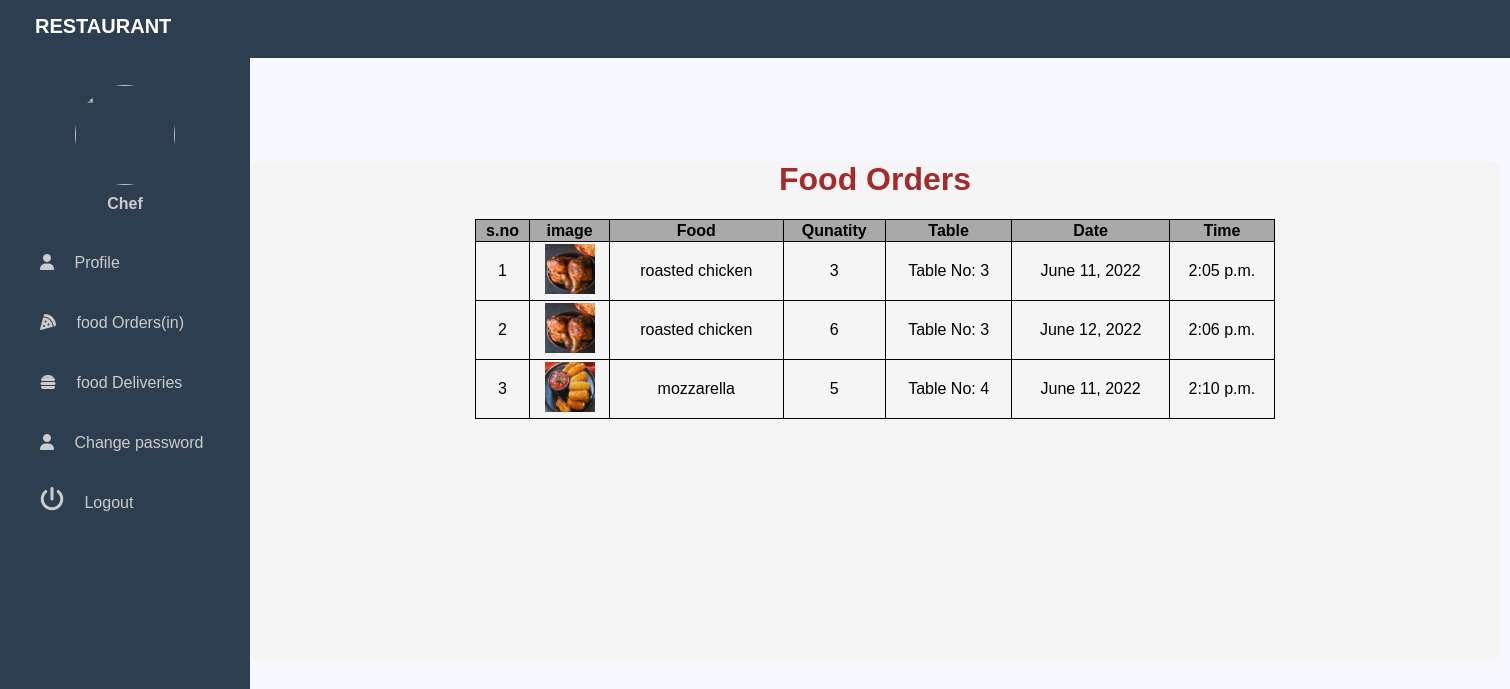
The page /chef/foodorders/ (signed in) on the database as committed earlier.
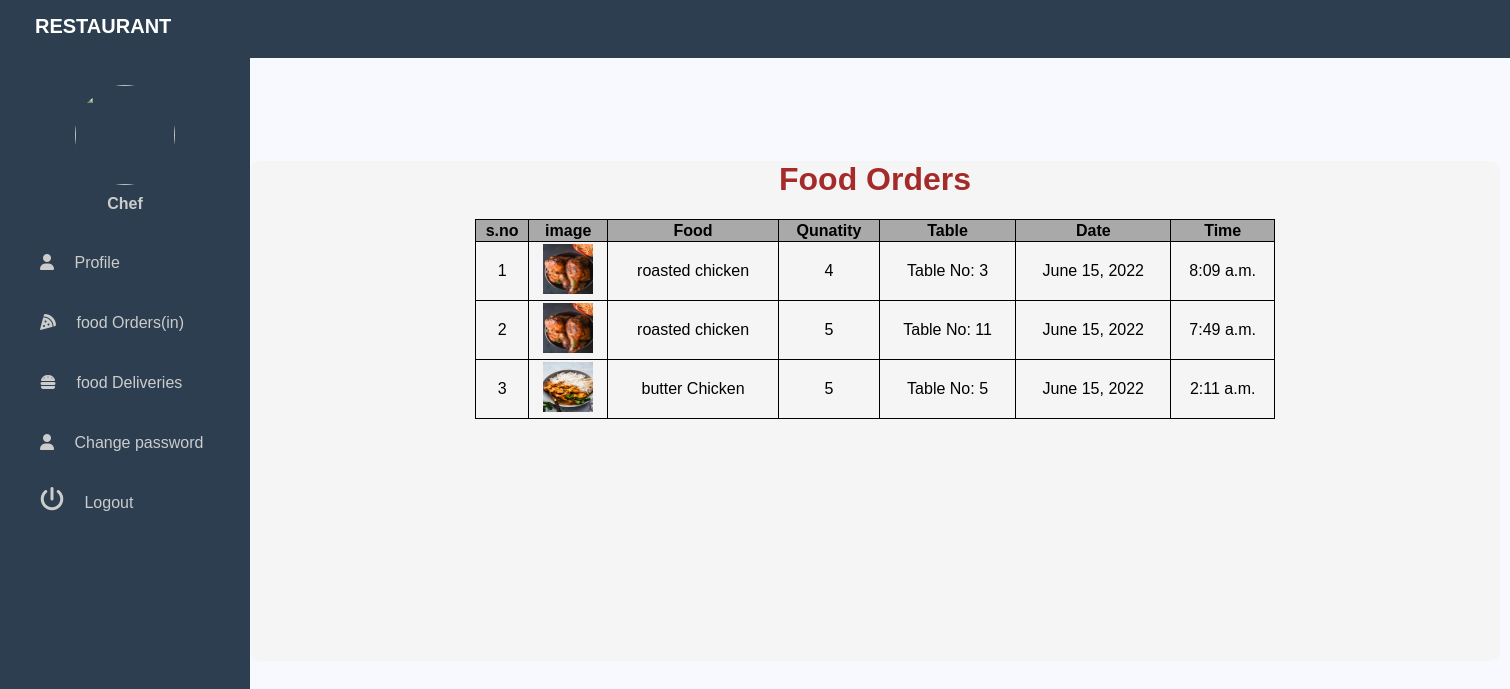
The same page on the database as committed later.
### customer/models.py (models this page shows, shortened)
class FoodOrder(models.Model):
    customer=models.ForeignKey(Customer,on_delete=models.CASCADE,null=True)
    food=models.ForeignKey(ReserveFood,on_delete=models.CASCADE,null=True)
    table=models.ForeignKey(TableOrder,on_delete=models.CASCADE,null=True,blank=True)
    checked=models.BooleanField(blank=True,null=True)
    food_quantity=models.IntegerField(choices=quantity,null=True,blank=True)
    total_price=models.IntegerField(null=True,blank=True)
    parking=models.ForeignKey(Parking,on_delete=models.CASCADE,null=True,blank=True)
    address1=models.CharField(max_length=400,blank=True)
    address2=models.CharField(max_length=400,blank=True)
    city=models.CharField(max_length=400,blank=True)
    state=models.CharField(max_length=200,blank=True)
    pincode=models.PositiveIntegerField(null=True,blank=True)

class TableOrder(models.Model):
    table=models.ForeignKey(ReserveTable,on_delete=models.CASCADE,null=True)
    customer=models.ForeignKey(Customer,on_delete=models.CASCADE,null=True)
    seater=models.IntegerField(choices=seater_choices,null=True)
    date=models.DateField(null=True)
    pre_time=models.TimeField(null=True)
    time=models.TimeField(null=True)
    out_time=models.TimeField(null=True)

### core/models.py (models this page shows)
class ReserveFood(models.Model):
    name=models.CharField(max_length=40)
    price=models.IntegerField()
    food_type=models.CharField(max_length=40,choices=type,null=True)
    food_pic=models.ImageField(upload_to='food_pic/',null=True,blank=True)
    def __str__(self):
        return self.name

class ReserveTable(models.Model):
    seater=models.IntegerField(choices=seater_choices)
    table_pic=models.ImageField(upload_to='table_pic/',null=True,blank=True)

### chef/views.py (the view)
# urls.py: path('foodorders/',views.chef_food_orders,name='chef-food-orders'),
@login_required(login_url='chef-sign-in')
def chef_food_orders(request):
    table_orders=TableOrder.objects.all()
    food_orders=FoodOrder.objects.filter(~Q(table=None))
    return render(request,'chef/foodorders.html',{'foodorders':food_orders})

### templates/chef/foodorders.html (shortened to what this page needs)
<!DOCTYPE html>
<html lang="en">
<head>
    <link rel="stylesheet" href=" https://cdnjs.cloudflare.com/ajax/libs/font-awesome/5.12.1/css/all.min.css">
    <link rel="stylesheet" href="https://cdnjs.cloudflare.com/ajax/libs/font-awesome/4.7.0/css/font-awesome.min.css">
</head>
<body>
    {% include 'chef/base.html' with chef=request.user.chef %}
<div class="container">
<center><h1> Food Orders</h1></center>
<table border="1" height="200" width="800" align="center" >
<tr align="center" background-color="blue">
    <th >s.no</th>  <th>image</th>   <th>Food </th>  <th>Qunatity</th>  <th>Table</th><th>Date</th> <th>Time</th>
</tr>
{% for food in foodorders %}
{% if food.table %}
<tr align="center" >
    <td>{{forloop.counter}}</td>  <td><img src="{{food.food.food_pic.url}}" width="50" height="50"></td>   <td>{{food.food}}</td>  <td> {{food.food_quantity}}</td><td>Table No: {{food.table.table.id}}</td> <td>{{food.table.date}}</td><td>{{food.table.time}}</td>
</tr>
{% endif %}
{% endfor %}
</div>
</body>
</html>

### templates/chef/base.html (shortened to what this page needs)
<!DOCTYPE html>
<html lang="en">
<head>
   <link rel="stylesheet" href=" https://cdnjs.cloudflare.com/ajax/libs/font-awesome/5.12.1/css/all.min.css">
</head>
<body>
  <div class="topnav">
    <div class="logo">
      <p>Restaurant </p>
    </div>
  </div>
  <div>
      <div class="sidebar">
          <center>
          <img src="{{chef.profile_pic.url}}" class="profile_image">
          <h4> Chef</h4>
      </center>
      <a href="{% url 'chef-profile' %}"><i class="fa fa-user" aria-hidden="true"></i> &emsp;<span>Profile</span></a>
      <a href="{% url 'chef-food-orders' %}"> <i class='fas fa-pizza-slice'></i> &emsp;<span>food  Orders(in)</span></a>
      <a href="{% url 'chef-food-deliveries' %}"> <i style='font-size:px' class='fas'>&#xf805;</i> &emsp;<span>food  Deliveries</span></a>
      <a href="{% url 'chef-change-password' %}"><i class="fa fa-user" aria-hidden="true"></i> &emsp;<span>Change password</span></a>
      <a href="{% url 'chef-logout' %}"><i class="fa fa-power-off" style="font-size:24px"></i> &emsp;<span>Logout</span></a>
    </div><br><br>
</body>
</html>

### templates/chef/foodorders.html (style rules this page uses)
body { margin: 0; font-family: Arial, Helvetica, sans-serif; background-color: ghostwhite; }
.container { background-color: whitesmoke; margin-left: 250px; height:500px; margin-top: 125px; width: 1250px; border-radius: 10px; box-shadow:4px; }
h1 { color:brown; }
table, th, td { border: 1px solid black; border-collapse: collapse; border-color: black; }
th { background-color: darkgray; }
a { text-decoration: none; }

### templates/chef/base.html (style rules this page uses)
body { margin: 0; font-family: Arial, Helvetica, sans-serif; background-color: ghostwhite; }
.topnav { overflow: hidden; background-color:#2c3e50; position:fixed; width:100%; }
.topnav .logo { font-size:20px; font-weight: Bold; }
.topnav .logo p { float:left; color:white; text-transform: uppercase; margin-top:15px; margin-left: 35px; }
.sidebar { background-color:#2c3e50; margin-top:70px; position: fixed; left:0; width:250px; margin-top: 45px; height:100%; }
.sidebar .profile_image { width: 100px; height: 100px; margin-top: 40px; border-radius: 100px; margin-bottom: 10px; }
.sidebar h4 { color:#ccc; margin-top: 0; margin-bottom: 20px; }
.sidebar a { color:#ccc; display: block; width: 100%; line-height:60px; text-decoration: none; padding-left: 40px; box-sizing: border-box; transition: 0.5s; transition-property: background; }

Rows that differ between the two databases and show on the page:
removed FoodOrder: food.food_pic (picture), food "roasted chicken", food_quantity "3", table.table.id "3", table "June 11, 2022", table.time "2:05 p.m."
removed FoodOrder: food.food_pic (picture), food "roasted chicken", food_quantity "6", table.table.id "3", table "June 12, 2022", table.time "2:06 p.m."
removed FoodOrder: food.food_pic (picture), food "mozzarella", food_quantity "5", table.table.id "4", table "June 11, 2022", table.time "2:10 p.m."
added FoodOrder: food.food_pic (picture), food "roasted chicken", food_quantity "4", table.table.id "3", table "June 15, 2022", table.time "8:09 a.m."
added FoodOrder: food.food_pic (picture), food "roasted chicken", food_quantity "5", table.table.id "11", table "June 15, 2022", table.time "7:49 a.m."
added FoodOrder: food.food_pic (picture), food "butter Chicken", food_quantity "5", table.table.id "5", table "June 15, 2022", table.time "2:11 a.m."
